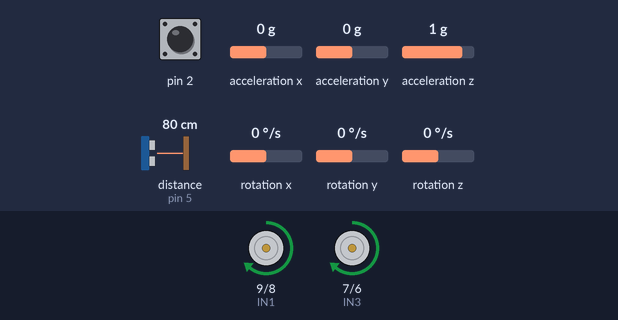
Bench run of a sketch on a simulated Arduino Uno, built with avr-gcc and run on an emulated ATmega328P. Shown: motor-driver pin pairs drawn as motors (green arrow = first pin HIGH = forward, orange = second pin HIGH = backward, longer = more drive, scaled by the enable pin). The inputs (shaded band) are chosen by the test bench; at power-on: rotation z 0 °/s, distance to the obstacle (sensor on pin 5) 80 cm, pin 2 HIGH, acceleration x 0 g, acceleration y 0 g, acceleration z 1 g, rotation x 0 °/s, rotation y 0 °/s. The echo pulse lasts 58.3 µs per cm; what the sketch prints to the serial monitor is not drawn.

Above: at 9.3 s.
9.4 s: rotation z set to -192 °/s
At 12.1 s:
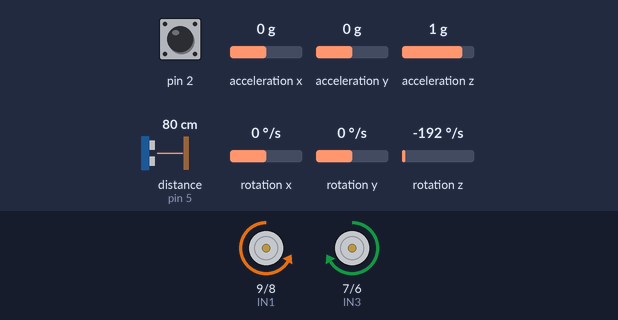
12.4 s: rotation z set to 100 °/s
At 14.79 s:
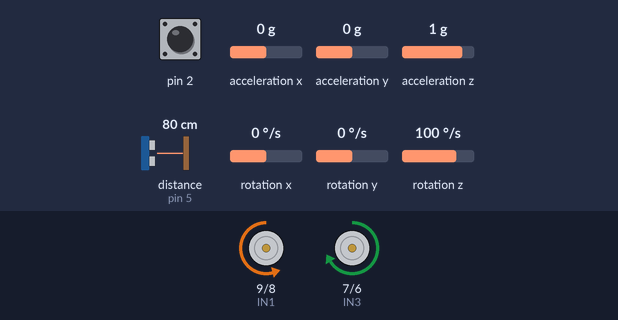
15.4 s: rotation z set to 192 °/s
At 15.4 s:
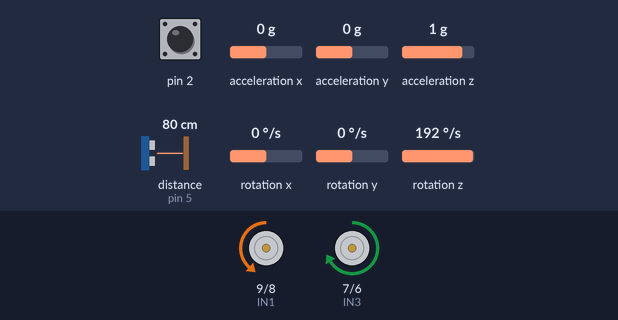
18.4 s: rotation z set to -100 °/s
21.4 s: distance to the obstacle (sensor on pin 5) set to 120 cm
24.4 s: distance to the obstacle (sensor on pin 5) set to 12 cm
At 26.4 s:
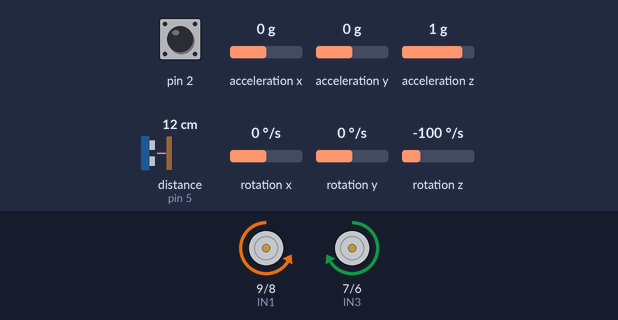
26.7 s: distance to the obstacle (sensor on pin 5) set to 9 cm
At 28.0 s:
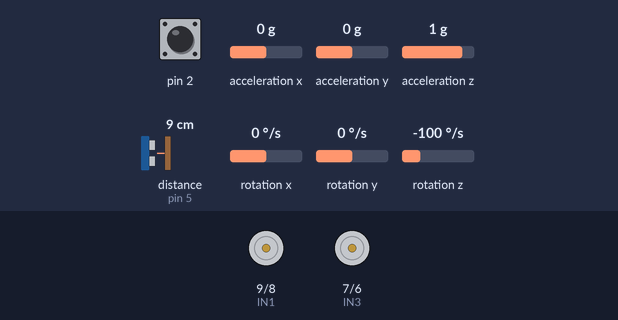
Timing chart, 0 to 29.2 s (numbered marks = the images above; inputs shaded):
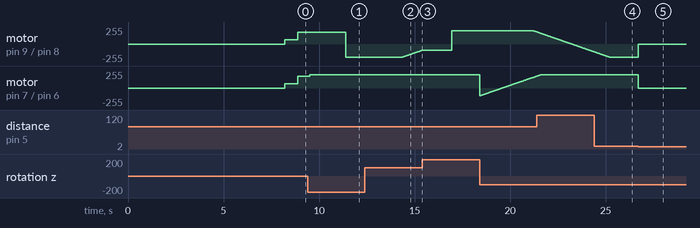

Measured:
- the behaviour switches between 11 and 10 cm on distance to the obstacle (sensor on pin 5) (found by bisection; images 4 and 5)
- after the input at 9.4 s, motor on pin 9 (IN1) / pin 8 (IN2): forward 180/255 → backward 200/255 after 2.0 s; motor on pin 7 (IN3) / pin 6 (IN4): forward 180/255 → forward 200/255 after 0.10 s
- after the input at 12.4 s, motor on pin 9 (IN1) / pin 8 (IN2): moves from backward 200/255 to backward 95/255 over 1.0 s, starting after 1.9 s
- after the input at 15.4 s, motor on pin 7 (IN3) / pin 6 (IN4): stays forward 200/255 (without the input it goes to forward 199/255 after 2.6 s)
- after the input at 18.4 s, motor on pin 9 (IN1) / pin 8 (IN2): forward 200/255 → forward 182/255 after 2.8 s
- after the input at 24.4 s, motor on pin 9 (IN1) / pin 8 (IN2): goes on until 25.2 s, then stays backward 200/255
- after the input at 26.7 s, motor on pin 9 (IN1) / pin 8 (IN2): backward 200/255 → stopped at once; motor on pin 7 (IN3) / pin 6 (IN4): forward 200/255 → stopped at once

The sketch:

Drive_For_X_Meters_In_Y_Time.ino
```cpp
#include <Wire.h> // Import (include) the Wire library
#include <MPU6050_tockn.h> // Import (include) the MPU6050_tockn library (install it if it is not already installed)
#include <NewPing.h>

const int ENA = 11;
const int ENB = 10;
const int IN1 = 9;
const int IN2 = 8;
const int IN3 = 7;
const int IN4 = 6;
const int TRIG_PIN = 4;
const int ECHO_PIN = 5;

MPU6050 mpu6050(Wire); // Create an instance of MPU6050 and give it a custom name (mpu6050 in this case). Pass Wire as a parameter to this instance
const int DO = 0; /* Specify the pin number for the digital output (DO) pin of the FC-03. This pin SHOULD be connected to an interrupt
pin. The arduino uno has two (2) interrupt pins; Interrupt Pin 0 (Pin 2) and Interrupt Pin 1 (Pin 3). We choose to use Interrupt Pin 0 */

NewPing sonar (TRIG_PIN, ECHO_PIN, 200);

const int numberOfSlots = 20; // Our wheel encoder disk has twenty (20) slots

const float WHEEL_DIAMETER = 6.60; // Wheel diamter is 6.60cm
const float distanceCalibration = 1.248;

const float distancePerTick = (PI * WHEEL_DIAMETER/numberOfSlots) * distanceCalibration; // Pretty obvious...duh

float angle_offset = 0;

const float obstacleDist = 10; // Obstacles should not be 10 cm of nearer to the robot

volatile float distanceTravelled = 0; /* Variable that stores the distance travelled. This variable is "volatile" because its
value can change spontaneously (even in the middle of running a line of code) */

volatile boolean isTurning = false;

int SPEED = 65; // We will be driving at 65 (out of 255) initially

const float totalDistance = 150;

const unsigned long travelTimeConstraint = 2000;

unsigned long travelTime;

int numberOfTurns = 0;
unsigned long startTime;

void setup()
{
  // put your setup code here, to run once:

  // Define Pin Modes
  pinMode (ENA, OUTPUT);
  pinMode (ENB, OUTPUT);
  pinMode (IN1, OUTPUT);
  pinMode (IN2, OUTPUT);
  pinMode (IN3, OUTPUT);
  pinMode (IN4, OUTPUT);

  pinMode (2, INPUT_PULLUP);

  /* Attach the DO pin to the interrupt pin (Pin 2 (0) in this case).
   *  The attachInterrupt() function takes three(3) parameters:
   *  The interrupt pin number (Pin 2(0) in this case),
   *  The function to be called when the encoder "ticks" (in this case the pulse() function is called), and
   *  A mode (in this case the mode is RISING. This specifies that interrupt should be triggered when
   *  the pin value goes from LOW to HIGH. Other flags exist like: CHANGE
   *  (triggers interrupt when the pin goes from low to high or high to low),
   *  FALLING (triggers interrupt when the pin goes from high to low), etc
   */
  attachInterrupt(DO, pulse, RISING);

  Serial.begin (9600);

  // Uncomment the next two lines if you have a functioning bluetooth sensor
  // while (!Serial.available());
  // Serial.println("Connected!");
  Wire.begin();
  mpu6050.begin();

  mpu6050.calcGyroOffsets(true); /* This calculates the offset values of the gyroscope. When this function is called with (true) as
  is the case here, you can see state of calculating calibration in the serial monitor */


/* We want to calculate the angular offset of our robot so we get the average of
 *  100 "Z" angle readings
 */
for (int i = 0; i < 100;i++)
{
  mpu6050.update();
  angle_offset += mpu6050.getAngleZ();
}

  angle_offset = angle_offset/100.00;  // Calculating the average as explained above

  Serial.println(angle_offset);
  delay(5000);
  Serial.println("Starting...");
  startTime = millis();
  travelTime = millis();
}

void loop()
{
  // put your main code here, to run repeatedly:

  while (obstacle())
  {
    stopNow();
  }

  if (distanceTravelled >= totalDistance) // After travelling 150cm (1.5m) in one direction
  {
    stopNow();
    Serial.print ("Robot moved ");
    Serial.print (distanceTravelled);
    Serial.println ("cm"); // Print your distance to the serial monitor
    Serial.print("Travel time: ");
    Serial.print((millis() - startTime));
    Serial.println("milliseconds");
    Serial.print("Average Speed (cm/ms): ");
    Serial.println(distanceTravelled / (millis() - startTime));
    while (true); // Freeze the program at this point
  }

  else
  {
    driveStraight(0);
    adjustSpeed();
  }
}

/*
 * Function to check if an obstacle is too close to the robot
 */
boolean obstacle()
{
  return sonar.ping_cm() <= obstacleDist;
}

/*
 * Function to get angular position from the IMU
 */
float getAngle()
{
  mpu6050.update(); // You must update() before getting any data from the MPU-6050

  float theta = mpu6050.getAngleZ()- angle_offset; // Subtract the angle_offset (error) from our angular measurement

  return theta;
}

/*
 * Function to drive straight at a desired angle
 */
void driveStraight(float desired_angle)
{
  float error = getAngle() - desired_angle;
  float k = 1;
  float action = k * error;

  int leftSpeed = constrain(SPEED - int(round(action)), -200, 200);
  int rightSpeed = constrain(SPEED + int(round(action)), -200, 200);

  analogWrite(ENA, abs(rightSpeed));
  analogWrite(ENB, abs(leftSpeed));

  if (rightSpeed < 0)
  {
    digitalWrite(IN1, LOW);
    digitalWrite(IN2, HIGH);
  }
  else
  {
    digitalWrite(IN1, HIGH);
    digitalWrite(IN2, LOW);
  }

  if (leftSpeed < 0)
  {
    digitalWrite(IN3, LOW);
    digitalWrite(IN4, HIGH);
  }
  else
  {
    digitalWrite(IN3, HIGH);
    digitalWrite(IN4, LOW);
  }

}

/*
 * Function to stop the robot
 */
void stopNow()
{
  analogWrite(ENA, 0);
  analogWrite(ENB, 0);

  digitalWrite(IN1, LOW);
  digitalWrite(IN2, LOW);

  digitalWrite(IN3, LOW);
  digitalWrite(IN4, LOW);
}

/*
 * Function to adjust robot speed in order to keep to time constraints
 * Logic is simple:
 * Calculate the average current speed (in cm/ms) by taking the ratio of the distanceTravelled to the travelTime
 * Calculate the speed needed to complete the rest of the journey in time (desired_speed) by taking the
 * ratio of the remaining distance to the remaining time.
 * Use a proportional controller to take the current average speed to the desired speed
 * Limitations of this approach:
 * The "average" speed is calculated over the total distance travelled but a better approach may be to calculate
 * it in smaller intervals, for example, calculating the average speed every 10 cm so that the average speed is
 * closer to the current speed. Feel free to implement this approach (I'm too tired to do it myself)
 */
void adjustSpeed()
{
  if (millis() - travelTime <= 50) // Do not adjust speed if the time span from initialization time is too small
  {
    return;
  }

  float distance = totalDistance - distanceTravelled;

  if (travelTimeConstraint < (millis() - travelTime))
  {
    SPEED = 180;
    return;
  }
  unsigned long timeLeft = travelTimeConstraint - (millis() - travelTime);

  float desired_speed = distance / timeLeft;

  float actual_speed = distanceTravelled / (millis() - travelTime);

  float error = actual_speed - desired_speed;
  float k = 15;

  float action = error * k;

  SPEED = int(constrain(round(SPEED - action), 65, 180));
}

/*
 * Function called each time the encoder "ticks"
 */
void pulse()
{
  if (isTurning)
  {
    return;
  }
  distanceTravelled += distancePerTick;
}
```
